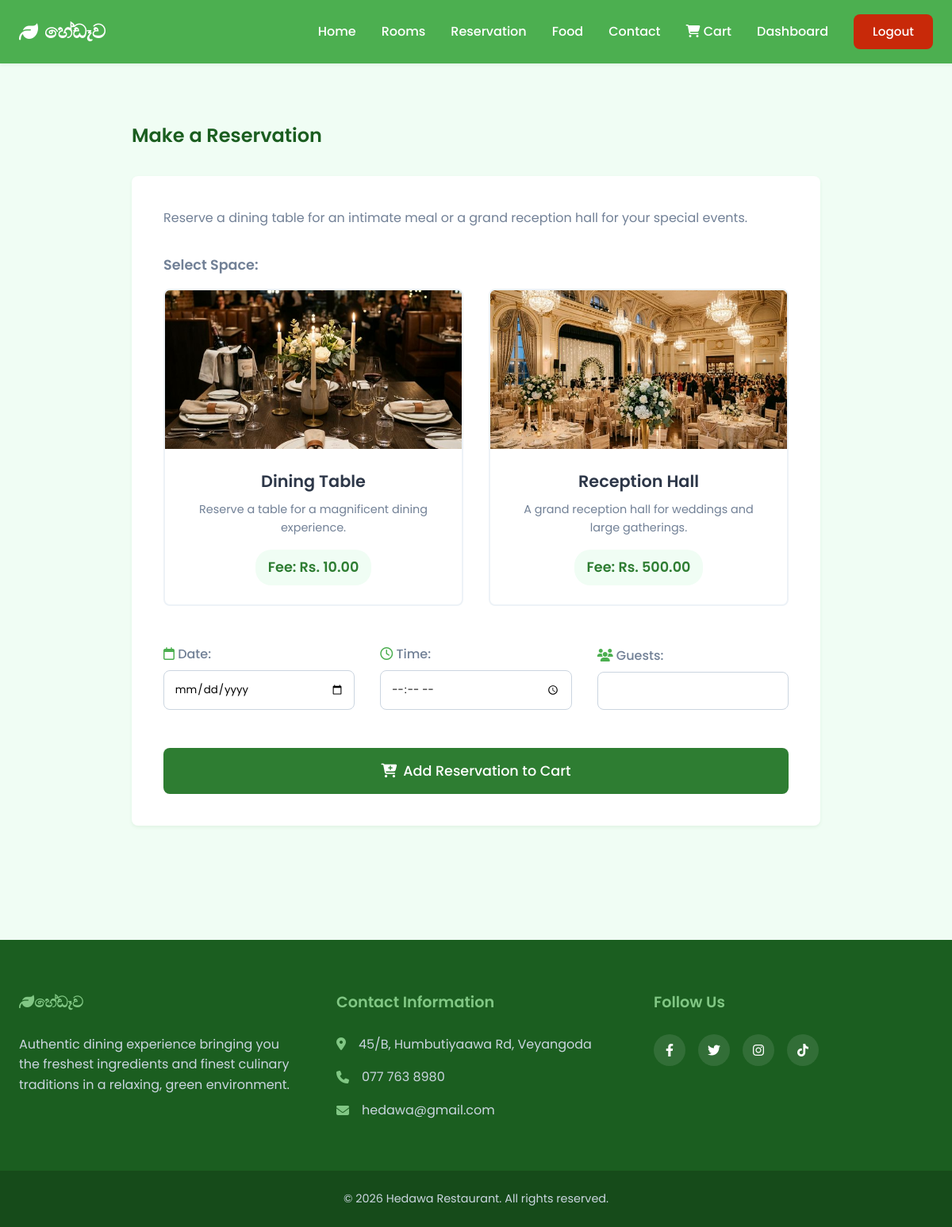
The app's page /pages/reservation.php (signed in), older data.
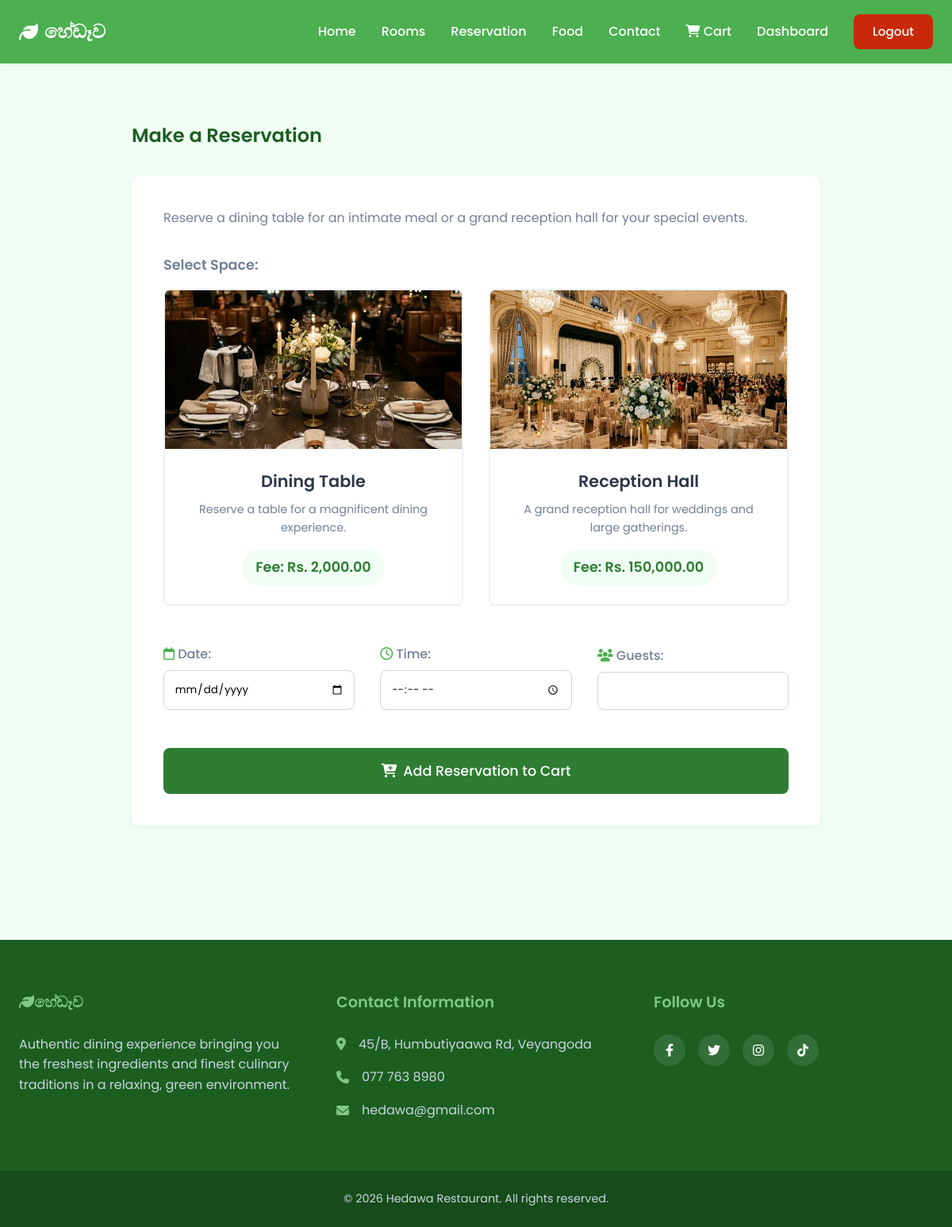
The same page, newer data.
### tables this page shows
CREATE TABLE rooms (
    id INT AUTO_INCREMENT PRIMARY KEY,
    name VARCHAR(50) NOT NULL,
    description TEXT,
    price DECIMAL(10, 2) NOT NULL,
    capacity INT DEFAULT 1,
    is_available BOOLEAN DEFAULT TRUE
);

### pages/reservation.php (the view, shortened to what this page needs)
<?php
require_once '../config/database.php';
require_once '../includes/header.php';
$rooms = $pdo->query("SELECT * FROM rooms WHERE name IN ('Dining Table', 'Reception Hall') AND is_available = 1")->fetchAll();
?>
<div style="max-width: 900px; margin: 0 auto; padding: 2rem 1rem;">
    <h2 style="margin-bottom: 2rem; color: var(--primary-dark);"> Make a Reservation</h2>
    <div style="background: var(--white); padding: 2.5rem; border-radius: var(--radius); box-shadow: var(--shadow-sm); margin-bottom: 3rem;">
        <p style="margin-bottom: 2rem; color: var(--text-muted);">Reserve a dining table for an intimate meal or a grand reception hall for your special events.</p>
        <form action="../actions/cart_process.php" method="POST" style="display: grid; grid-template-columns: repeat(auto-fit, minmax(200px, 1fr)); gap: 2rem; align-items: end;">
            <div style="grid-column: 1 / -1; margin-bottom: 1rem;">
                <label style="display:block; margin-bottom: 1rem; color: var(--text-muted); font-weight: 600; font-size: 1.1rem;">Select Space:</label>
                <div style="display: grid; grid-template-columns: repeat(auto-fit, minmax(280px, 1fr)); gap: 2rem;">
                    <?php foreach($rooms as $room):
                        $img = $room['name'] === 'Dining Table' ? 'reserve_table.png' : 'reserve_hall.png';
                    ?>
                        <label class="space-card" style="cursor: pointer; position: relative; margin: 0;">
                            <div class="card-content" style="border: 2px solid #edf2f7; border-radius: var(--radius); overflow: hidden; background: var(--white); transition: all 0.3s ease;">
                                <img src="../assets/images/<?= $img ?>" alt="<?= htmlspecialchars($room['name']) ?>" style="width: 100%; height: 200px; object-fit: cover; display: block;">
                                <div style="padding: 1.5rem; text-align: center;">
                                    <h4 style="margin-bottom: 0.5rem; color: var(--text-main); font-size: 1.3rem; font-weight: 600;"><?= htmlspecialchars($room['name']) ?></h4>
                                    <p style="font-size: 0.9rem; color: var(--text-muted); margin-bottom: 1rem;"><?= htmlspecialchars($room['description']) ?></p>
                                    <span style="display: inline-block; background: var(--bg-color); color: var(--primary); font-weight: 600; font-size: 1.1rem; padding: 0.5rem 1rem; border-radius: 20px;">Fee: Rs. <?= number_format($room['price'], 2) ?></span>
                                </div>
                            </div>
                        </label>
                    <?php endforeach; ?>
                </div>
            </div>
            <div>
                <label style="display:block; margin-bottom: 0.5rem; color: var(--text-muted); font-weight: 500;"><i class="fa-regular fa-calendar" style="color:var(--primary-light);"></i> Date:</label>
                <input type="date" name="booking_date" required min="<?= date('Y-m-d') ?>" style="width: 100%; padding: 0.8rem; border: 1px solid #cbd5e0; border-radius: var(--radius); font-family: var(--font-family);">
            </div>
            <div>
                <label style="display:block; margin-bottom: 0.5rem; color: var(--text-muted); font-weight: 500;"><i class="fa-regular fa-clock" style="color:var(--primary-light);"></i> Time:</label>
                <input type="time" name="booking_time" required style="width: 100%; padding: 0.8rem; border: 1px solid #cbd5e0; border-radius: var(--radius); font-family: var(--font-family);">
            </div>
            <div>
                <label style="display:block; margin-bottom: 0.5rem; color: var(--text-muted); font-weight: 500;"><i class="fa-solid fa-users" style="color:var(--primary-light);"></i> Guests:</label>
                <input type="number" name="guests" min="1" required style="width: 100%; padding: 0.8rem; border: 1px solid #cbd5e0; border-radius: var(--radius); font-family: var(--font-family);">
            </div>
            <div style="grid-column: 1 / -1; margin-top: 1rem;">
                <button type="submit" class="btn" style="width: 100%; padding: 1rem; font-size: 1.1rem; display: flex; justify-content: center; align-items: center; gap: 0.5rem;">
                    <i class="fa-solid fa-cart-plus"></i> Add Reservation to Cart
                </button>
            </div>
        </form>
    </div>
</div>
<?php require_once '../includes/footer.php'; ?>

Row changes from the older to the newer data that the page shows:
changed rooms "Dining Table": price "10.00" → "2,000.00"
changed rooms "Reception Hall": price "500.00" → "150,000.00"
